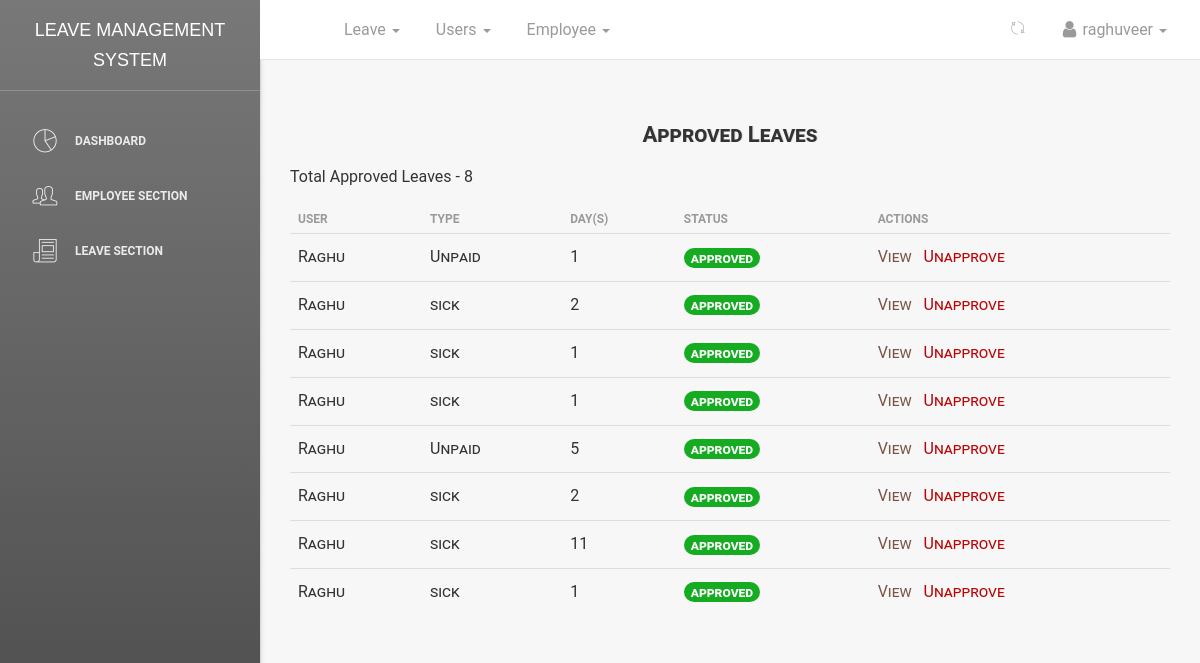
Page /dashboard/leaves/approved/all/ (signed in) on the committed database.
### leave/models.py (models this page shows, shortened)
class Leave(models.Model):
    user = models.ForeignKey(User, on_delete=models.CASCADE, default=1)
    startdate = models.DateField(verbose_name=_('Start Date'), help_text='leave start date is on ..', null=True,
                                 blank=False)
    enddate = models.DateField(verbose_name=_('End Date'), help_text='coming back on ...', null=True, blank=False)
    leavetype = models.CharField(choices=LEAVE_TYPE, max_length=25, default=SICK, null=True, blank=False)
    reason = models.CharField(verbose_name=_('Reason for Leave'), max_length=255,
                              help_text='add additional information for leave', null=True, blank=True)
    status = models.CharField(max_length=12, default='pending')  # pending,approved,rejected,cancelled
    is_approved = models.BooleanField(default=False)  # hide
    updated = models.DateTimeField(auto_now=True, auto_now_add=False)
    created = models.DateTimeField(auto_now=False, auto_now_add=True)
    objects = LeaveManager()
    Tempdays = 0
    date_of_approved_leave = 0
    class Meta:
        verbose_name = _('Leave')
        verbose_name_plural = _('Leaves')
        ordering = ['-created']  # recent objects
    def businessDays(self, startdate, enddate):
        from datetime import datetime, timedelta
        test_date1, test_date2 = startdate, enddate
        dates = (test_date1 + timedelta(idx + 1)
                 for idx in range((test_date2 - test_date1).days))
        res = sum(1 for day in dates if day.weekday() < 5)
        if startdate.month == 12:  # dec month
            if startdate.day <= 25 or enddate.day >= 25:  # christmas
                res = res - 1
        if startdate.month == 1:  # Jan month
            if startdate.day <= 1 or enddate.day >= 1:  # new year
                res = res - 1
        return res
    @property
    def leave_days(self):
        days_count = ''
        startdate = self.startdate
        enddate = self.enddate
        if startdate > enddate:
            return
        dates = (enddate - startdate)
        Leave.Tempdays = dates.days
        print("leaves applied", Leave.Tempdays)
        busineesDay = self.businessDays(startdate, enddate)
        print("busineesDay : ", busineesDay)
        Leave.Tempdays = busineesDay
        Leave.date_of_approved_leave = self.created
        return busineesDay

### dashboard/views.py (the view)
# urls.py: path('leaves/approved/all/', views.leaves_approved_list, name='approvedleaveslist'),
def leaves_approved_list(request):
    if not (request.user.is_superuser and request.user.is_staff):
        return redirect('/')
    leaves = Leave.objects.all_approved_leaves()  # approved leaves -> calling model manager method
    return render(request, 'dashboard/leaves_approved.html', {'leave_list': leaves, 'title': 'approved leave list'})

### leave/manager.py (called while the page is built)
    def all_approved_leaves(self):
        return super().get_queryset().filter(status='approved')

### templates/dashboard/leaves_approved.html (shortened to what this page needs)
{% extends '_layout.html' %}
{% block navheader %}
{% include 'includes/navheader_employee_app.html' %}
{% endblock %}
{% block content %}
<section class="content">
    <section class="container-fluid">
        <section class="row">
            <section class="col col-sm-12 offset-sm-2">
                <div class="table-responsive table-shadow">
                    <div class="text-center table-description">
                        <h4 class="title-h3" style="text-shadow: 1px 0px rgba(0,0,0,0.11)">Approved Leaves</h4>
                    </div>
                    <section class="total-leaves-count">
                        {% if leave_list %}
                        <p>Total Approved Leaves - <span>{{ leave_list.count }}</span></p>
                        {% endif %}
                    </section>
                    <table class="table">
                        <thead>
                        <tr>
                            <th scope="col"><b>User</b></th>
                            <th scope="col"><b>Type</b></th>
                            <th scope="col"><b>Day(s)</b></th>
                            <th scope="col"><b>Status</b></th>
                            <th scope="col"><b>Actions</b></th>
                        </tr>
                        </thead>
                        <tbody>
                        {% for leave in leave_list %}
                        <tr>
                            <td>{{ leave.user }}</td>
                            <td>{{ leave.leavetype}}</td>
                            <td>{{ leave.leave_days }}</td>
                            <td><span class="badge badge-success"
                                      style="background-color:rgb(21, 172, 34); font-size: 14px;">{{ leave.status }}</span>
                            </td>
                            <td>
                                <a href="{% url 'dashboard:userleaveview' leave.id %}" style="color: #795548;">
                                    <span>View &nbsp;</span>
                                </a>
                                <a href="{% url 'dashboard:userleaveunapprove' leave.id %}" style="color:#bd0404;">
                                    <span>Unapprove</span>
                                </a>
                            </td>
                        </tr>
                        {% endfor %}
                        </tbody>
                    </table>
                </div>
            </section>
        </section>
    </section>
</section>
{% endblock %}

### templates/includes/navheader_employee_app.html (shortened to what this page needs)
{% load static %}
<nav class="navbar navbar-default navbar-fixed shadow">
    <div class="container-fluid">
        <div class="collapse navbar-collapse">
            <ul class="nav navbar-nav navbar-left">
                <li>
                    <a href="" class="dropdown-toggle" data-toggle="dropdown">
                    </a>
                </li>
                <li class="dropdown">
                    <a href="" class="dropdown-toggle" data-toggle="dropdown">
                        <p>
                            Leave
                            <b class="caret"></b>
                        </p>
                    </a>
                </li>
                {% if request.user.is_superuser and request.user.is_staff %}
                <li class="dropdown">
                    <a href="" class="dropdown-toggle" data-toggle="dropdown">
                        <p>
                            Users
                            <b class="caret"></b>
                        </p>
                    </a>
                </li>
                {% endif %}
                {% if request.user.is_superuser and request.user.is_staff %}
                <li class="dropdown">
                    <a href="" class="dropdown-toggle" data-toggle="dropdown">
                        <p>
                            Employee
                            <b class="caret"></b>
                        </p>
                    </a>
                </li>
                {% endif %}
            </ul>
            <ul class="nav navbar-nav navbar-right">
                <li class="dropdown">
                    <a href="" class="dropdown-toggle refresh-page" data-toggle="dropdown" title="Refresh Current Page">
                        <i class="pe-7s-refresh-2"></i>
                    </a>
                </li>
                <li class="dropdown">
                    <a href="" class="dropdown-toggle" data-toggle="dropdown">
                        <p>
                            <i class="fa fa-user"></i> {{ request.user}}
                            <b class="caret"></b>
                        </p>
                    </a>
                </li>
            </ul>
        </div>
    </div>
</nav>

### rows in the picture
Leave: user "Raghu", leavetype "Unpaid", leave_days "1", status "approved"
Leave: user "Raghu", leavetype "sick", leave_days "2", status "approved"
Leave: user "Raghu", leavetype "sick", leave_days "1", status "approved"
Leave: user "Raghu", leavetype "sick", leave_days "1", status "approved"
Leave: user "Raghu", leavetype "Unpaid", leave_days "5", status "approved"
Leave: user "Raghu", leavetype "sick", leave_days "2", status "approved"
Leave: user "Raghu", leavetype "sick", leave_days "11", status "approved"
Leave: user "Raghu", leavetype "sick", leave_days "1", status "approved"

### other values in the picture
{{ request.user }} "raghuveer"
{{ leave_list.count }} "8"
